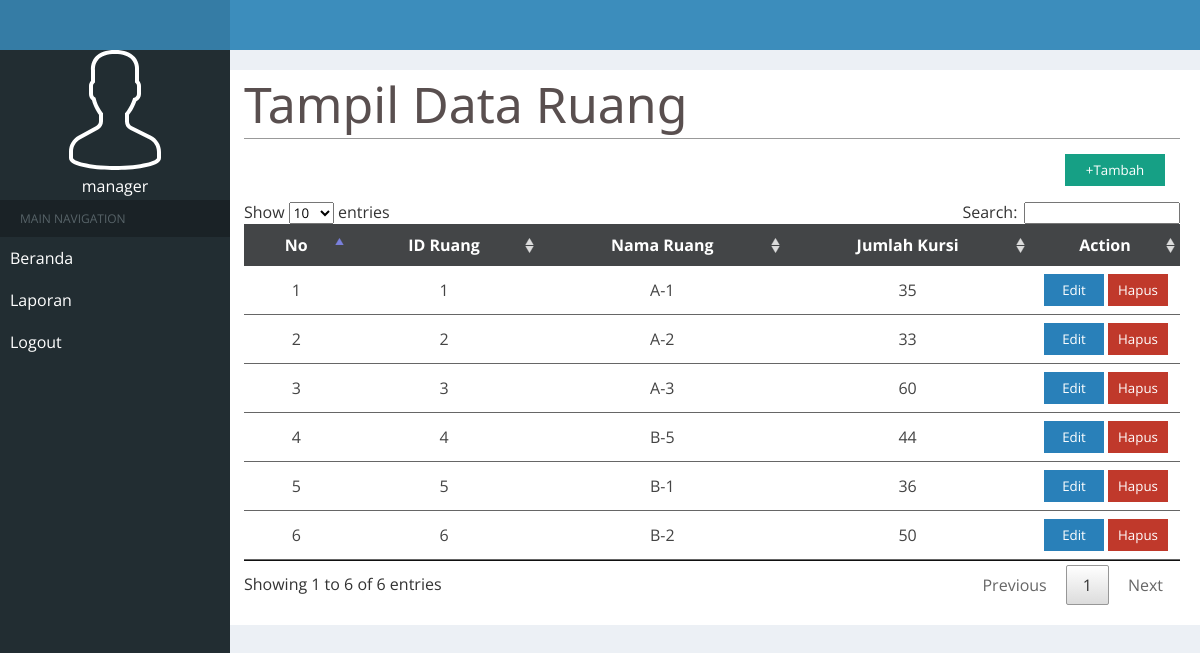
Screenshot of /admin/index.php?p=tmp_ruang (signed in) with the database file from the repository.
### tables this page shows
CREATE TABLE `ruang` (
  `id_ruang` int(10) NOT NULL,
  `nama` varchar(20) NOT NULL,
  `jm_kursi` int(11) NOT NULL
);

### config/crud.php (called while the page is built, shortened)
<?php
	class proses{
		function __construct(){
			$server = "localhost";
			$user	= "root";
			$pass	= "";
			$db		= "db_bioskop";
			$this->con = new PDO("mysql:host=$server;dbname=$db",$user,$pass);
		}
		function tampil($select,$tabel,$property){
			$qw	= "SELECT $select FROM $tabel $property";
			$tam	= $this->con->query($qw);
			return $tam;
		}
	}
	$proses = new proses;
 ?>

### admin/views/tmp_ruang.php (the view, shortened to what this page needs)
<?php include "../config/crud.php"; ?>
<h1>Tampil Data Ruang</h1>
<button id="btn-tambah" onclick="thickbox('views/thickbox/input_ruang.php','show')">+Tambah</button>
<table id="table">
	<thead>
		<tr>
			<th>No</th>
			<th>ID Ruang</th>
			<th>Nama Ruang</th>
			<th>Jumlah Kursi</th>
			<th>Action</th>
		</tr>
	</thead>
	<tbody>
	<?php
		$no = "1";
		$sql = $proses->tampil("*","ruang","");
		foreach ($sql as $data) {
	 ?>
		<tr>
			<td><?php echo $no++; ?></td>
			<td><?php echo $data[0]; ?></td>
			<td><?php echo $data[1]; ?></td>
			<td><?php echo $data[2]; ?></td>
			<td width="130">
				<button id="btn-hapus" onclick="h_ruang('<?php echo $data[0]; ?>')">Hapus</button>
				<button id="btn-edit" onclick="edit_ruang('<?php echo $data[0]; ?>')">Edit</button>
			</td>
		</tr>
	<?php } ?>
	</tbody>
</table>

### admin/assets/css/back-end.css (style rules this page uses)
* { font-family: open sans; margin:0px; padding: 0px; }
html,body { width: 100%; height: 100%; background-color: #ecf0f5; }
.content h1 { width: 100%; font-family: segoe ui; border-bottom: 1px solid #999999; font-weight: 100; color: #594f4f; font-size: 50px; }
#table { width: 100%; color: #444; text-align: center; }
#table th { background-color: #434547; color: #ffffff; border:none; }
#table td { border-bottom: 1px solid #666; }
#btn-hapus { width: 60px; padding:6px 0px ; color: #fff; float: right; margin: 0px 2px; cursor: pointer; border: 1px solid #c0392b; background-color: #c0392b; -webkit-transition:all 0.3s; }
#btn-tambah { width: 100px; padding:6px 0px; float: right; margin:15px; border:1px solid #16a085; background-color: #16a085; color: #fff; cursor: pointer; -webkit-transition:all 0.3s; }
#btn-edit { width: 60px ; padding: 6px 0px; float: right; cursor: pointer; color: #fff; margin:0px 2px; background-color: #2980b9; border: 1px solid #2980b9; -webkit-transition:all 0.3s; }

### rows the page displays
ruang: id_ruang "1", nama "A-1", jm_kursi "35"
ruang: id_ruang "2", nama "A-2", jm_kursi "33"
ruang: id_ruang "3", nama "A-3", jm_kursi "60"
ruang: id_ruang "4", nama "B-5", jm_kursi "44"
ruang: id_ruang "5", nama "B-1", jm_kursi "36"
ruang: id_ruang "6", nama "B-2", jm_kursi "50"

### other values shown
$_SESSION['level'] "manager"
